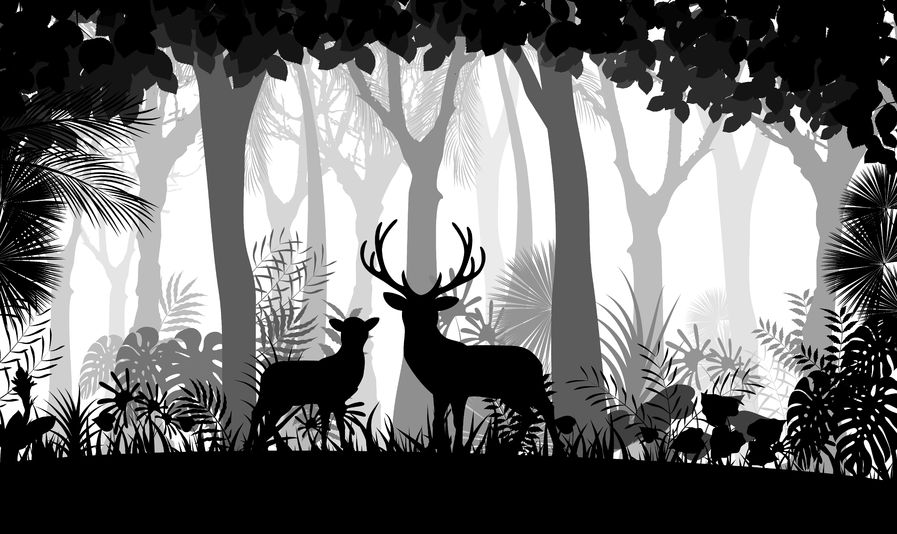
#> input picture lab3/data/connected_component.jpg, 897 x 534 px, given in place of mot.mp4, which was not available
$ python 2.py
#> lines starting #> are read from the running program, lines starting #| are printed output that depends on the picture; after the words box and inside, x2 and y2 are one past the last pixel; in counts of white or black regions, pixels touching at a corner belong together; pictures that were not available may be replaced by others from this repository, and a replacement may not be noted
import os
import cv2
import numpy as np

BASE_DIR = os.path.dirname(os.path.abspath(__file__))
DATA_DIR = os.path.join(BASE_DIR, "data")
OUT_DIR = os.path.join(BASE_DIR, "output")

# ---------------- 參數 ----------------
MIN_AREA = 800        # 面積門檻 T（以原始影片解析度的像素數計）
PROC_WIDTH = 480      # 為了加速，connected component 在縮小後的遮罩上做（Python 迴圈較慢）
SHOW = False          # True 則即時顯示畫面（WSL 沒有 GUI 時請維持 False）
BOX_COLOR = (0, 255, 0)
BOX_WIDTH = 2


def connected_components_with_stats(binary):
    """
    Two-pass connected component（修改自第一題），同時計算每個區域的面積與外框。
    回傳 labels, areas, bboxes
      areas[k]  : 區域 k 的面積
      bboxes[k] : (x_min, y_min, x_max, y_max)
    """
    h, w = binary.shape
    labels = [[0] * (w + 2) for _ in range(h + 2)]
    parent = [0]

    def find(a):
        while parent[a] != a:
            parent[a] = parent[parent[a]]
            a = parent[a]
        return a

    def union(a, b):
        ra, rb = find(a), find(b)
        if ra != rb:
            if ra < rb:
                parent[rb] = ra
            else:
                parent[ra] = rb

    # Pass 1
    ys, xs = np.nonzero(binary)
    for y, x in zip(ys.tolist(), xs.tolist()):
        py, px = y + 1, x + 1
        up = labels[py - 1]
        neigh = [l for l in (labels[py][px - 1], up[px - 1], up[px], up[px + 1]) if l]
        if not neigh:
            new_label = len(parent)
            parent.append(new_label)
            labels[py][px] = new_label
        else:
            m = min(neigh)
            labels[py][px] = m
            for l in neigh:
                if l != m:
                    union(m, l)

    # resolve
    lut = np.zeros(len(parent), dtype=np.int32)
    root_to_new = {}
    for i in range(1, len(parent)):
        r = find(i)
        if r not in root_to_new:
            root_to_new[r] = len(root_to_new) + 1
        lut[i] = root_to_new[r]
    n = len(root_to_new)

    # Pass 2：label translation，並同時統計面積與最外圍四個邊
    lab = np.array(labels, dtype=np.int32)[1:-1, 1:-1]
    final = lut[lab]

    fl = final[ys, xs]
    areas = np.bincount(fl, minlength=n + 1)

    x_min = np.full(n + 1, w, dtype=np.int32)
    y_min = np.full(n + 1, h, dtype=np.int32)
    x_max = np.full(n + 1, -1, dtype=np.int32)
    y_max = np.full(n + 1, -1, dtype=np.int32)
    np.minimum.at(x_min, fl, xs)
    np.minimum.at(y_min, fl, ys)
    np.maximum.at(x_max, fl, xs)
    np.maximum.at(y_max, fl, ys)
    bboxes = np.stack([x_min, y_min, x_max, y_max], axis=1)

    return final, areas, bboxes


def main():
    os.makedirs(OUT_DIR, exist_ok=True)
    video_path = os.path.join(DATA_DIR, "mot.mp4")
    out_path = os.path.join(OUT_DIR, "2_result.mp4")

    cap = cv2.VideoCapture(video_path)
    if not cap.isOpened():
        raise FileNotFoundError(f"無法開啟影片：{video_path}")

    fps = cap.get(cv2.CAP_PROP_FPS)
    if not fps or fps <= 0:
        fps = 30
    total = int(cap.get(cv2.CAP_PROP_FRAME_COUNT))  # 總 frame 數（部分影片可能為 0 或不準）
    print(f"影片有 {total} frames")
    W = int(cap.get(cv2.CAP_PROP_FRAME_WIDTH))
    H = int(cap.get(cv2.CAP_PROP_FRAME_HEIGHT))

    writer = cv2.VideoWriter(out_path, cv2.VideoWriter_fourcc(*"mp4v"), fps, (W, H))

    scale = min(1.0, PROC_WIDTH / W)
    pw, ph = int(W * scale), int(H * scale)
    min_area_small = MIN_AREA * scale * scale

    backSub = cv2.createBackgroundSubtractorMOG2()
    shadow_val = backSub.getShadowValue()  # 預設 127
    open_k = cv2.getStructuringElement(cv2.MORPH_ELLIPSE, (3, 3))
    close_k = cv2.getStructuringElement(cv2.MORPH_ELLIPSE, (7, 7))

    idx = 0
    while True:
        ret, frame = cap.read()
#> frame is the input picture: shape (534, 897, 3); min 0, max 255, mean 109.5
        if not ret:
            break

        # 背景相減 + 去除陰影
        fgmask = backSub.apply(frame)
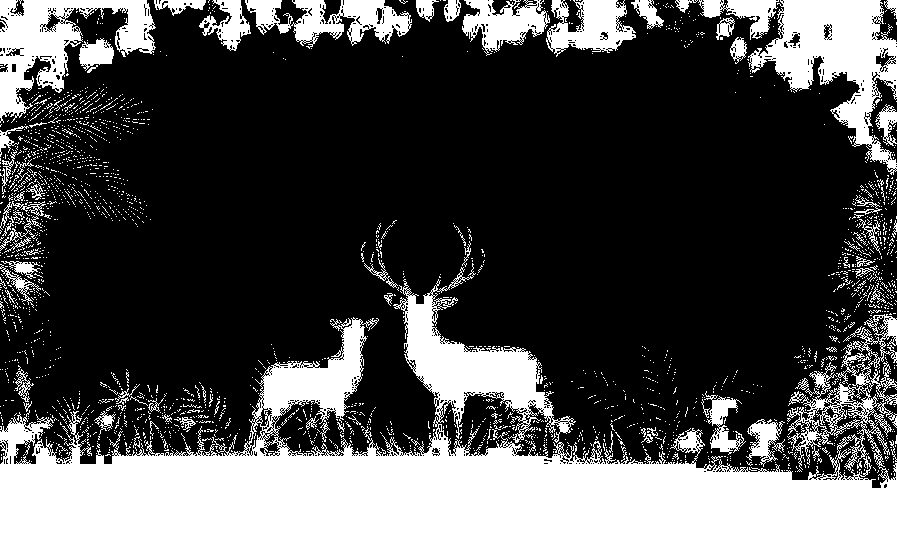
#> fgmask: shape (534, 897); values 127 (black) and 255 (white), 28.3% white; 2358 white regions (2275 under 20 px), largest, box (x1, y1, x2, y2) and area: (0, 263, 897, 534) 89531, (748, 0, 897, 175) 10676, (0, 0, 156, 123) 7757
        _, nmask = cv2.threshold(fgmask, shadow_val, 255, cv2.THRESH_BINARY)

        # 縮小、去雜訊（先 open 去掉小雜點，再 close 補起人體破洞）
        small = cv2.resize(nmask, (pw, ph), interpolation=cv2.INTER_NEAREST)
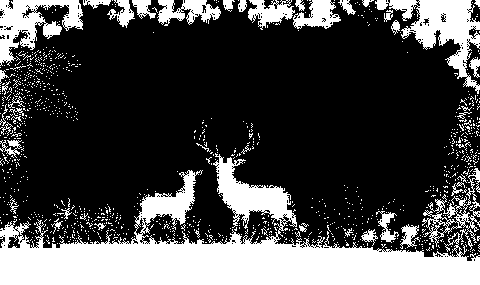
#> small: shape (285, 480); 28.2% white; 1068 white regions (1026 under 20 px), largest, box (x1, y1, x2, y2) and area: (0, 153, 480, 285) 24927, (375, 0, 480, 94) 3447, (0, 0, 83, 66) 2504
        small = cv2.morphologyEx(small, cv2.MORPH_OPEN, open_k)
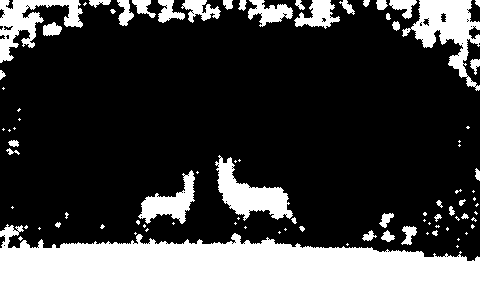
#> small: shape (285, 480); 23.6% white; 89 white regions (48 under 20 px), largest, box (x1, y1, x2, y2) and area: (0, 224, 480, 285) 18868, (402, 0, 480, 91) 2792, (215, 155, 293, 221) 2176
        small = cv2.morphologyEx(small, cv2.MORPH_CLOSE, close_k)
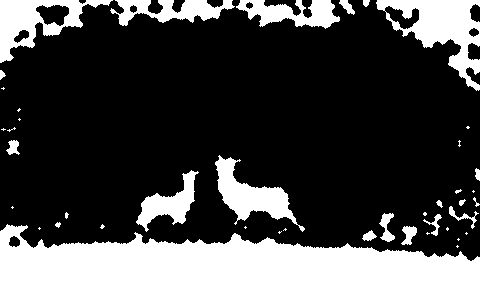
#> small: shape (285, 480); 25.2% white; 43 white regions (22 under 20 px), largest, box (x1, y1, x2, y2) and area: (0, 224, 480, 285) 19260, (376, 0, 480, 91) 3852, (0, 0, 113, 63) 2729

        # Connected component（含面積），面積 > T 才畫框
        _, areas, bboxes = connected_components_with_stats(small)
#> the loop in connected_components_with_stats, `for y, x in zip(ys.tolist(), xs.tolist()):` made 34510 passes
#> (px, m) on passes 2 to 13: (2, 1), (3, 1), (4, 1), (5, 1), (6, 1), (7, 1), (8, 1), (9, 1), (10, 1), (11, 1), (12, 1), (13, 1)
#> (px, new_label) on passes 1, 80: (1, 1), (87, 2)
#> after the loop in connected_components_with_stats, `for y, x in zip(ys.tolist(), xs.tolist()):`: labels = 287 items; parent = 253 values, max 234 at index 236, min 0 at index 0, mean 98.88
#> in connected_components_with_stats, `lut = np.zeros(len(parent), dtype=np.int32)`: lut = 253 values from 0 to 0
#> the loop in connected_components_with_stats, `for i in range(1, len(parent)):` made 252 passes
#> r on passes 1 to 3: 1, 1, 3
#> after the loop in connected_components_with_stats, `for i in range(1, len(parent)):`: lut = 253 values, max 43 at index 212, min 0 at index 0, mean 21.44; root_to_new = 43 items
#> in connected_components_with_stats, `n = len(root_to_new)`: n = 43
#> in connected_components_with_stats, `lab = np.array(labels, dtype=np.int32)[1:-1, 1:-1]`:
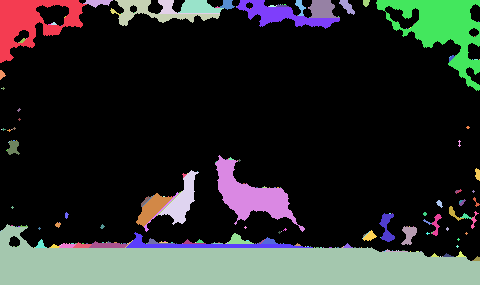
#> lab: shape (285, 480) int32; 253 distinct labels, from 0 to 252; one colour per label, 0 black
#> in connected_components_with_stats, `final = lut[lab]`:
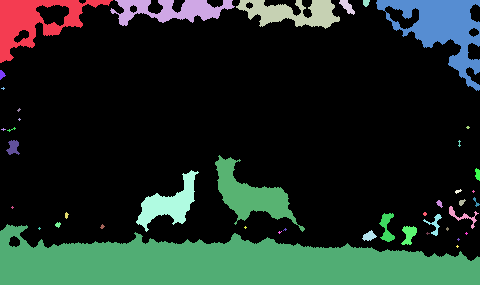
#> final: shape (285, 480) int32; 44 distinct labels, from 0 to 43; one colour per label, 0 black
#> in connected_components_with_stats, `areas = np.bincount(fl, minlength=n + 1)`: areas = 44 values, max 19260 at index 31, min 0 at index 0, mean 784.3
#> in connected_components_with_stats, `x_min = np.full(n + 1, w, dtype=np.int32)`: x_min = 44 values from 480 to 480
#> in connected_components_with_stats, `y_min = np.full(n + 1, h, dtype=np.int32)`: y_min = 44 values from 285 to 285
#> in connected_components_with_stats, `x_max = np.full(n + 1, -1, dtype=np.int32)`: x_max = 44 values from -1 to -1
#> in connected_components_with_stats, `bboxes = np.stack([x_min, y_min, x_max, y_max], axis=1)`: bboxes = 44 rows, first 6: [480, 285, -1, -1], [0, 0, 112, 62], [110, 0, 234, 25], [236, 0, 339, 28], [339, 0, 354, 14], [363, 0, 369, 6]
        for k in range(1, len(areas)):
            if areas[k] > min_area_small:
                x1, y1, x2, y2 = bboxes[k]
                p1 = (int(x1 / scale), int(y1 / scale))
                p2 = (int((x2 + 1) / scale), int((y2 + 1) / scale))
                cv2.rectangle(frame, p1, p2, BOX_COLOR, BOX_WIDTH)
#> this loop made 43 passes
#> (x1, y1, x2, y2, p1, p2) on passes 2, 3, 6, 16, 18, 28, 31: (110, 0, 234, 25, (205, 0), (439, 48)), (236, 0, 339, 28, (441, 0), (635, 54)), (376, 0, 479, 90, (702, 0), (897, 170)), (215, 155, 304, 231, (401, 289), (569, 433)), (136, 170, 198, 231, (254, 317), (371, 433)), (379, 213, 394, 241, (708, 398), (738, 452)), (0, 224, 479, 284, (0, 418), (897, 532))
#> (x1, y1, x2, y2, p2) on pass 1: (0, 0, 112, 62, (211, 117))
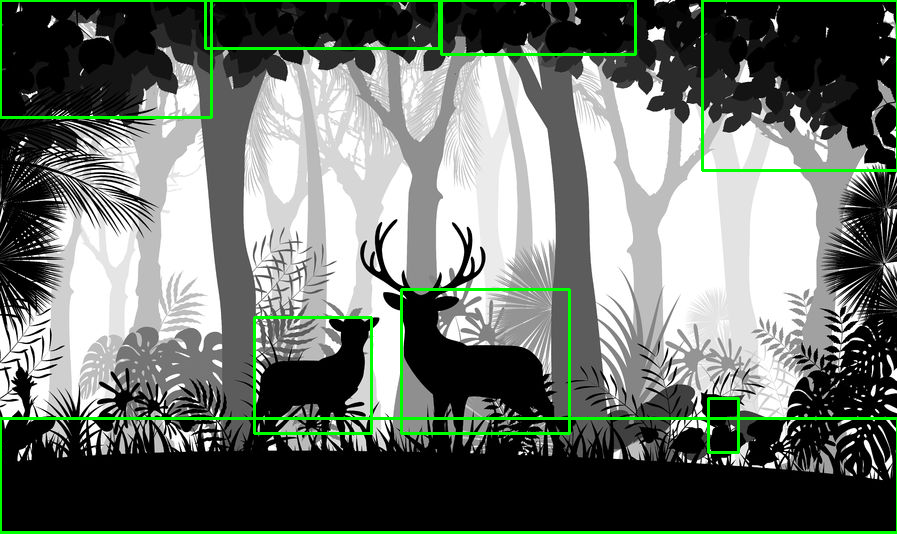
#> frame: shape (534, 897, 3); 3.21% of pixels changed, all inside (x1, y1, x2, y2) = (0, 0, 897, 534)

        writer.write(frame)
        if SHOW:
            cv2.imshow("frame", frame)
            if cv2.waitKey(1) & 0xFF == ord('q'):
                break

        idx += 1
        if idx % 30 == 0:
            print(f"已處理 {idx} / {total}" if total > 0 else f"已處理 {idx}")

    cap.release()
    writer.release()
    if SHOW:
        cv2.destroyAllWindows()
    print(f"完成，已處理 {idx} / {total if total > 0 else idx}，已儲存至 {out_path}")


if __name__ == "__main__":
    main()

$ run again, on lab3/data/q1.png
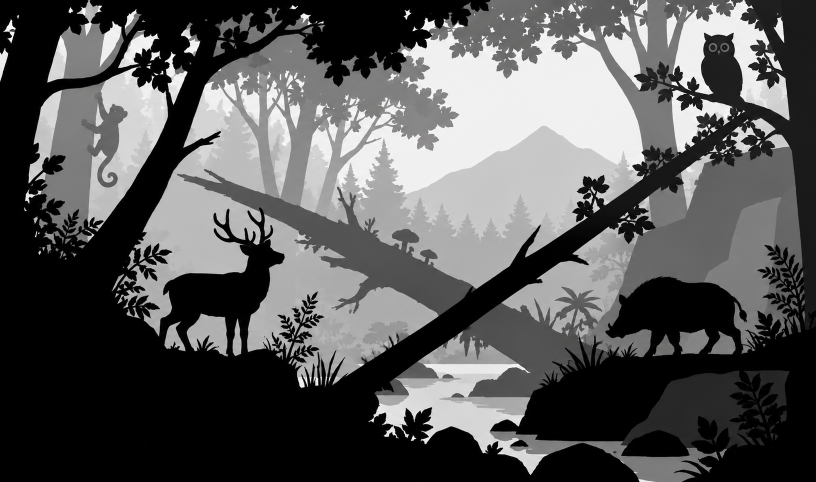
#> input picture lab3/data/q1.png, 1632 x 964 px, given in place of mot.mp4, which was not available (shown at 1/2 size)
#> in main, frame is the input picture: shape (964, 1632, 3); mean B, G, R 88.5, 88.6, 88.9
#> fgmask: shape (964, 1632); values 127 (black) and 255 (white), 25.1% white; 2996 white regions (2747 under 20 px), largest, box (x1, y1, x2, y2) and area: (0, 0, 1272, 964) 258264, (1036, 653, 1632, 964) 51965, (592, 0, 929, 139) 17370
#> the loop in connected_components_with_stats, `for y, x in zip(ys.tolist(), xs.tolist()):` made 39941 passes
#> new_label on pass 1: 1
#> after the loop in connected_components_with_stats, `for y, x in zip(ys.tolist(), xs.tolist()):`: labels = 285 items; parent = 266 values, max 248 at index 252, min 0 at index 0, mean 75.49
#> in connected_components_with_stats, `lut = np.zeros(len(parent), dtype=np.int32)`: lut = 266 values from 0 to 0
#> the loop in connected_components_with_stats, `for i in range(1, len(parent)):` made 265 passes
#> r on passes 1 to 3: 1, 1, 3
#> after the loop in connected_components_with_stats, `for i in range(1, len(parent)):`: lut = 266 values, max 25 at index 219, min 0 at index 0, mean 8.96; root_to_new = 25 items
#> n = 25
#> lab: shape (283, 480) int32; 266 distinct labels, from 0 to 265
#> in connected_components_with_stats, `final = lut[lab]`:
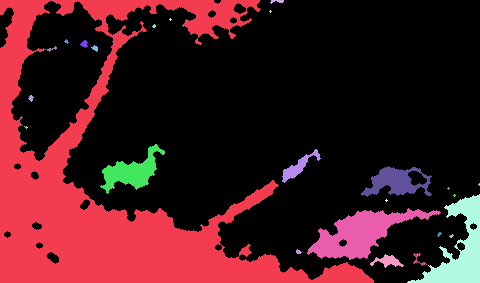
#> final: shape (283, 480) int32; 26 distinct labels, from 0 to 25; one colour per label, 0 black
#> in connected_components_with_stats, `areas = np.bincount(fl, minlength=n + 1)`: areas = 26 values, max 31331 at index 1, min 0 at index 0, mean 1536.2
#> x_min = 26 values from 480 to 480
#> y_min = 26 values from 283 to 283
#> x_max = 26 values from -1 to -1
#> in connected_components_with_stats, `bboxes = np.stack([x_min, y_min, x_max, y_max], axis=1)`: bboxes = 26 rows, first 6: [480, 283, -1, -1], [0, 0, 373, 282], [270, 0, 283, 3], [269, 10, 271, 12], [169, 18, 171, 20], [152, 24, 155, 27]
#> the loop in main, `for k in range(1, len(areas)):` made 25 passes
#> (x1, y1, x2, y2, p1, p2) on passes 12, 13, 14, 18, 20, 25: (100, 144, 164, 193, (340, 489), (561, 659)), (282, 149, 320, 182, (958, 506), (1091, 622)), (361, 166, 431, 196, (1227, 564), (1468, 669)), (407, 194, 479, 282, (1383, 659), (1632, 962)), (307, 208, 440, 259, (1043, 707), (1499, 884)), (370, 254, 403, 267, (1258, 863), (1373, 911))
#> after the loop in main, `for k in range(1, len(areas)):`:
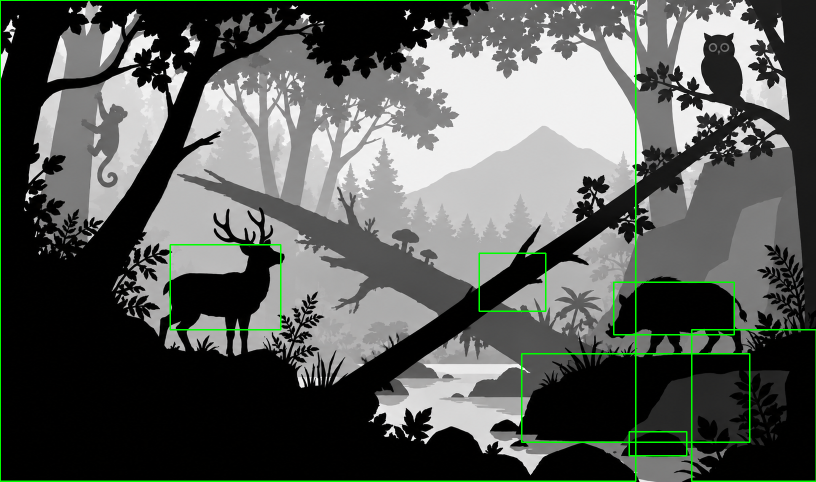
#> frame: shape (964, 1632, 3) (shown at 1/2 size); 1.55% of pixels changed, all inside (x1, y1, x2, y2) = (0, 0, 1632, 964)
